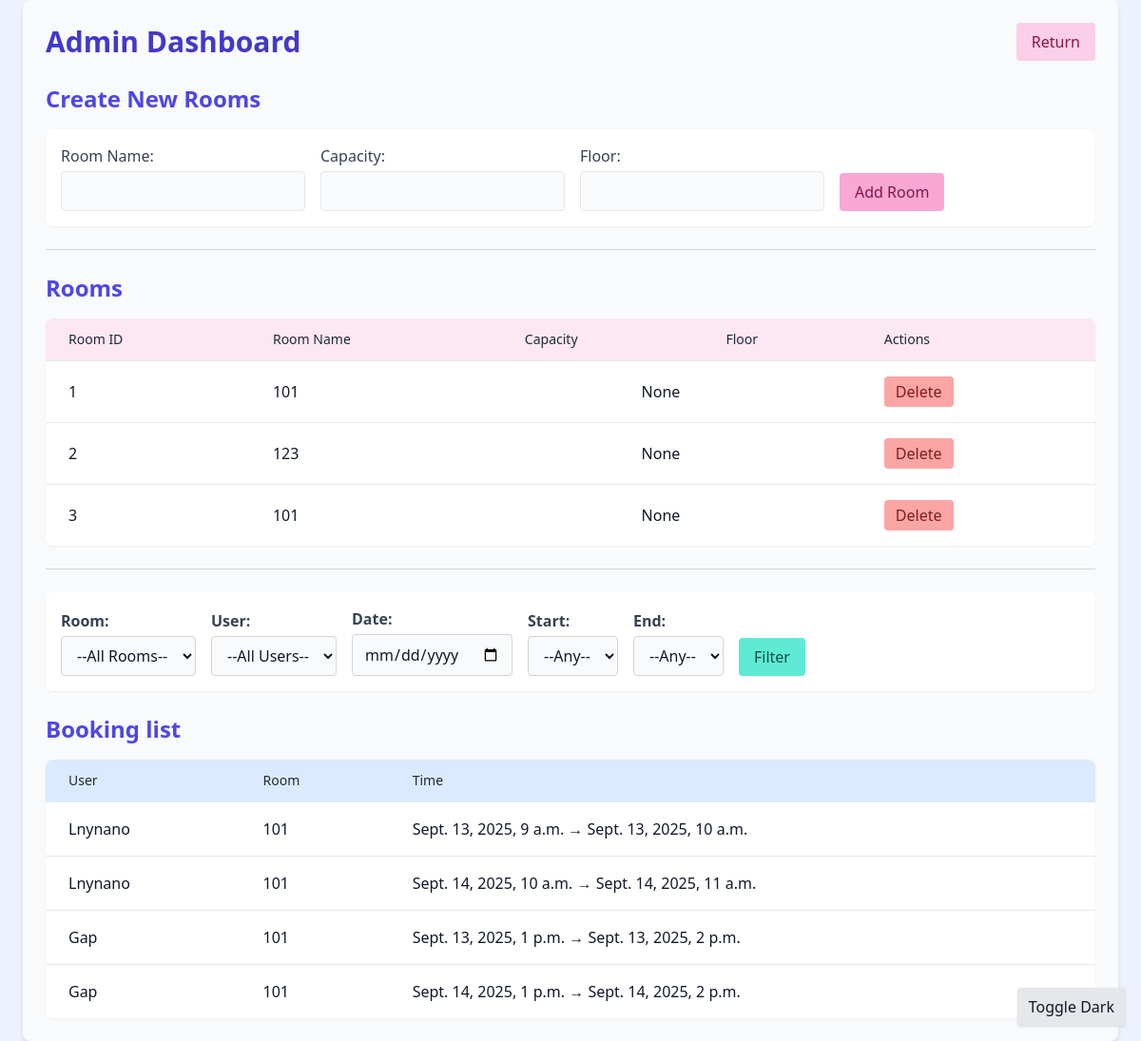
Page /dashboard/ (signed in) on the earlier database version.
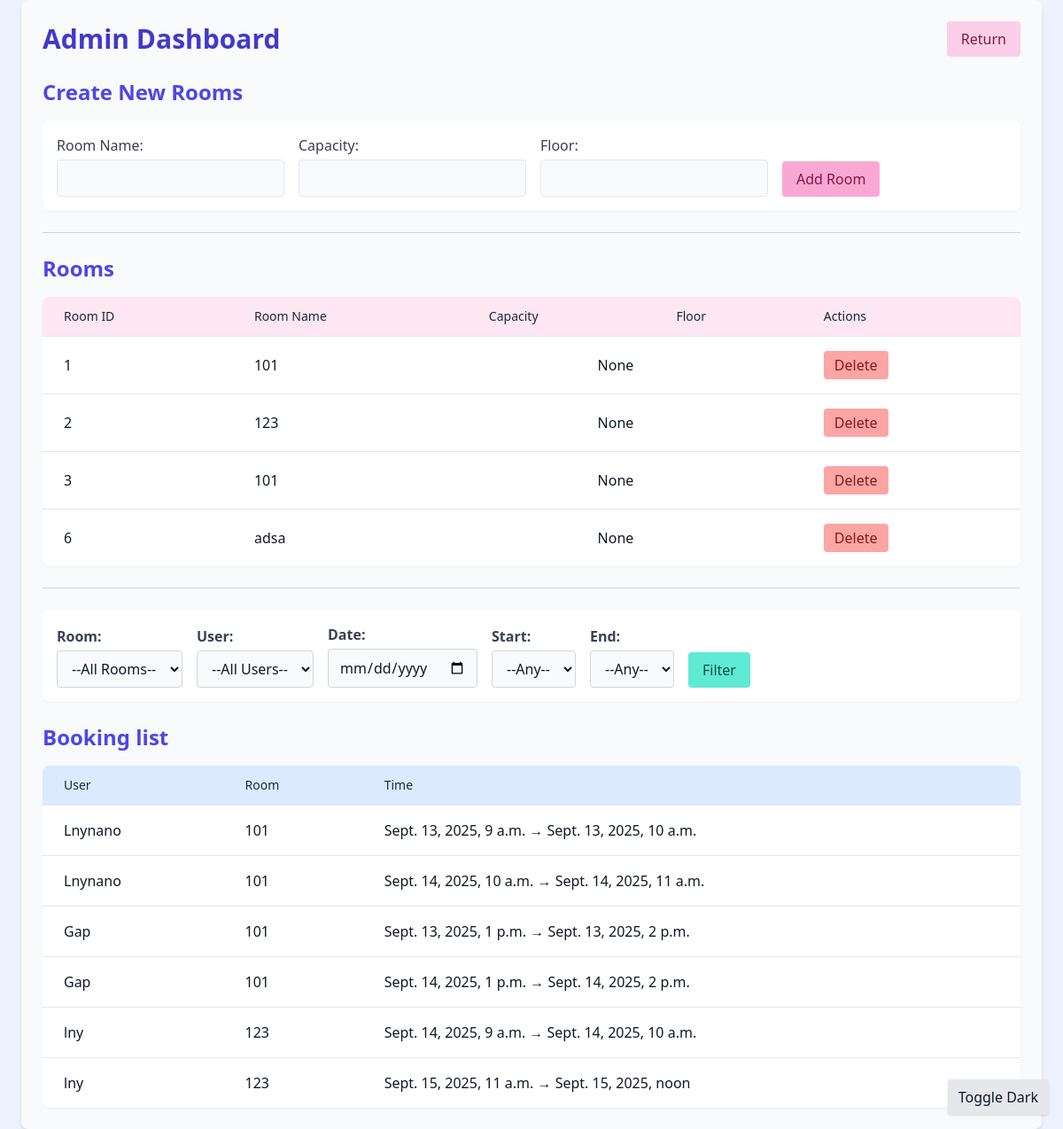
Same page on the later database version.
### room/models.py (models this page shows, shortened)
class Room(models.Model):
    room_id = models.AutoField(primary_key=True)
    room_name = models.CharField(max_length=50, null=False)
    cap = models.IntegerField(null=True, blank=True)
    floor = models.IntegerField()
    status = models.BooleanField(default=False)

### booking/models.py (models this page shows, shortened)
class Booking(models.Model) :
    room = models.ForeignKey(Room, on_delete=models.CASCADE)
    user = models.ForeignKey(User, on_delete=models.CASCADE)
    start_time = models.DateTimeField()
    end_time = models.DateTimeField()
    created_at = models.DateTimeField(auto_now_add=True)

### accounts/views.py (the view, shortened to what this page needs)
# urls.py: path('dashboard/', views.admin_dashboard, name='dashboard'),
@user_passes_test(is_admin)
def admin_dashboard(request):
    rooms = Room.objects.all()
    bookings = Booking.objects.all().select_related("room", "user")
    users = User.objects.all()
    user_id = request.GET.get("user")
    room_id = request.GET.get("room")
    date_str = request.GET.get("date")
    start = request.GET.get("start")
    end = request.GET.get("end")
    start_hours = ["09:00", "10:00", "11:00", "12:00", "13:00"]
    end_hours = ["10:00", "11:00", "12:00", "13:00", "14:00"]
    if user_id:
        bookings = bookings.filter(user__id=user_id)
    if room_id:
        bookings = bookings.filter(room__room_id=room_id)
    if date_str:
        date_obj = parse_date(date_str)
        bookings = bookings.filter(start_time__date=date_obj)
    if start:
        start_hour = int(start.split(":")[0])
        bookings = bookings.filter(start_time__hour__gte=start_hour)
    if end:
        end_hour = int(end.split(":")[0])
        bookings = bookings.filter(end_time__hour__lte=end_hour)
    context = {
        "rooms": rooms,
        "bookings": bookings,
        "users": users,
        "request": request,
        "start_hours": start_hours,
        "end_hours": end_hours,
    }
    return render(request, "dashboard.html", context)

### accounts/views.py (called while the page is built)
def is_admin(user):
    return user.is_staff or user.is_superuser

### accounts/templates/dashboard.html (shortened to what the changed rows need)
<!DOCTYPE html>
<html lang="en">
<head>
    <script src="https://cdn.tailwindcss.com"></script>
</head>
<body class="bg-indigo-50 text-gray-900 dark:bg-gray-900 dark:text-gray-100 transition-colors duration-500">
{% block content %}
<div class="max-w-6xl mx-auto p-6 bg-gray-50 dark:bg-gray-800 rounded-lg shadow-md transition-colors duration-500">
    <div class="flex justify-between items-center mb-6">
        <h2 class="text-3xl font-bold text-indigo-700 dark:text-indigo-300">Admin Dashboard</h2>
    </div>
    {% if rooms %}
    <div class="overflow-x-auto bg-white dark:bg-gray-700 rounded-lg shadow-sm transition-colors duration-500">
        <table class="min-w-full divide-y divide-gray-200 dark:divide-gray-600">
            <thead class="bg-pink-100 dark:bg-pink-700">
                <tr>
                    <th class="px-6 py-3 text-left text-sm font-medium text-gray-800 dark:text-gray-100">Room ID</th>
                    <th class="px-6 py-3 text-left text-sm font-medium text-gray-800 dark:text-gray-100">Room Name</th>
                    <th class="px-6 py-3 text-left text-sm font-medium text-gray-800 dark:text-gray-100">Capacity</th>
                    <th class="px-6 py-3 text-left text-sm font-medium text-gray-800 dark:text-gray-100">Floor</th>
                    <th class="px-6 py-3 text-left text-sm font-medium text-gray-800 dark:text-gray-100">Actions</th>
                </tr>
            </thead>
            <tbody class="bg-white dark:bg-gray-700 divide-y divide-gray-200 dark:divide-gray-600">
                {% for room in rooms %}
                <tr class="hover:bg-pink-50 dark:hover:bg-gray-600">
                    <td class="px-6 py-4">{{ room.room_id }}</td>
                    <td class="px-6 py-4">{{ room.room_name }}</td>
                    <td class="px-6 py-4 text-right">{{ room.cap }}</td>
                    <td class="px-6 py-4">{{ room.floor }}</td>
                    <td class="px-6 py-4">
                        <form method="POST" class="inline">
                            <button type="submit" name="delete_room" class="bg-red-300 dark:bg-red-600 text-red-900 dark:text-red-100 px-3 py-1 rounded hover:bg-red-400 dark:hover:bg-red-500 transition">
                                Delete
                            </button>
                        </form>
                    </td>
                </tr>
                {% endfor %}
            </tbody>
        </table>
    </div>
    {% else %}
    <p class="text-gray-500 dark:text-gray-300">No rooms available.</p>
    {% endif %}
    {% if bookings %}
    <div class="overflow-x-auto bg-white dark:bg-gray-700 rounded-lg shadow-sm transition-colors duration-500">
        <table class="min-w-full divide-y divide-gray-200 dark:divide-gray-600">
            <thead class="bg-blue-100 dark:bg-blue-700">
                <tr>
                    <th class="px-6 py-3 text-left text-sm font-medium text-gray-800 dark:text-gray-100">User</th>
                    <th class="px-6 py-3 text-left text-sm font-medium text-gray-800 dark:text-gray-100">Room</th>
                    <th class="px-6 py-3 text-left text-sm font-medium text-gray-800 dark:text-gray-100">Time</th>
                </tr>
            </thead>
            <tbody class="bg-white dark:bg-gray-700 divide-y divide-gray-200 dark:divide-gray-600">
                {% for booking in bookings %}
                <tr class="hover:bg-blue-50 dark:hover:bg-gray-600">
                    <td class="px-6 py-4">{{ booking.user.username }}</td>
                    <td class="px-6 py-4">{{ booking.room.room_name }}</td>
                    <td class="px-6 py-4">{{ booking.start_time }} → {{ booking.end_time }}</td>
                </tr>
                {% endfor %}
            </tbody>
        </table>
    </div>
    {% else %}
    <p class="text-gray-500 dark:text-gray-300">No bookings found for this period.</p>
    {% endif %}
</div>
{% endblock %}
</body>
</html>

Differences in the rows shown:
added Room: room_id "6", room_name "adsa", cap "None"
added Booking: user.username "lny", room.room_name "123", start_time "Sept. 14, 2025, 9 a.m.", end_time "Sept. 14, 2025, 10 a.m."
added Booking: user.username "lny", room.room_name "123", start_time "Sept. 15, 2025, 11 a.m.", end_time "Sept. 15, 2025, noon"
